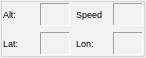
<ui version="4.0" >
 <class>NodeinfoWidget</class>
 <widget class="QWidget" name="NodeinfoWidget" >
  <property name="geometry" >
   <rect>
    <x>0</x>
    <y>0</y>
    <width>146</width>
    <height>58</height>
   </rect>
  </property>
  <property name="sizePolicy" >
   <sizepolicy vsizetype="MinimumExpanding" hsizetype="MinimumExpanding" >
    <horstretch>0</horstretch>
    <verstretch>0</verstretch>
   </sizepolicy>
  </property>
  <property name="palette" >
   <palette>
    <active>
     <colorrole role="Base" >
      <brush brushstyle="SolidPattern" >
       <color alpha="0" >
        <red>255</red>
        <green>255</green>
        <blue>255</blue>
       </color>
      </brush>
     </colorrole>
     <colorrole role="Window" >
      <brush brushstyle="SolidPattern" >
       <color alpha="200" >
        <red>224</red>
        <green>223</green>
        <blue>222</blue>
       </color>
      </brush>
     </colorrole>
    </active>
    <inactive>
     <colorrole role="Base" >
      <brush brushstyle="SolidPattern" >
       <color alpha="0" >
        <red>255</red>
        <green>255</green>
        <blue>255</blue>
       </color>
      </brush>
     </colorrole>
     <colorrole role="Window" >
      <brush brushstyle="SolidPattern" >
       <color alpha="100" >
        <red>224</red>
        <green>223</green>
        <blue>222</blue>
       </color>
      </brush>
     </colorrole>
    </inactive>
    <disabled>
     <colorrole role="Base" >
      <brush brushstyle="SolidPattern" >
       <color alpha="100" >
        <red>224</red>
        <green>223</green>
        <blue>222</blue>
       </color>
      </brush>
     </colorrole>
     <colorrole role="Window" >
      <brush brushstyle="SolidPattern" >
       <color alpha="100" >
        <red>224</red>
        <green>223</green>
        <blue>222</blue>
       </color>
      </brush>
     </colorrole>
    </disabled>
   </palette>
  </property>
  <property name="windowTitle" >
   <string>Form</string>
  </property>
  <layout class="QGridLayout" name="gridLayout_3" >
   <property name="margin" >
    <number>1</number>
   </property>
   <item row="0" column="0" >
    <widget class="QFrame" name="frame" >
     <property name="frameShape" >
      <enum>QFrame::StyledPanel</enum>
     </property>
     <property name="frameShadow" >
      <enum>QFrame::Raised</enum>
     </property>
     <layout class="QGridLayout" name="gridLayout_2" >
      <property name="margin" >
       <number>1</number>
      </property>
      <item row="0" column="0" >
       <layout class="QGridLayout" name="gridLayout" >
        <item row="0" column="0" >
         <widget class="QLabel" name="label_4" >
          <property name="font" >
           <font>
            <pointsize>7</pointsize>
           </font>
          </property>
          <property name="text" >
           <string>Alt:</string>
          </property>
         </widget>
        </item>
        <item row="0" column="1" >
         <widget class="QLabel" name="lBalt" >
          <property name="font" >
           <font>
            <pointsize>7</pointsize>
           </font>
          </property>
          <property name="frameShape" >
           <enum>QFrame::Panel</enum>
          </property>
          <property name="frameShadow" >
           <enum>QFrame::Sunken</enum>
          </property>
         </widget>
        </item>
        <item row="0" column="2" >
         <widget class="QLabel" name="label_3" >
          <property name="font" >
           <font>
            <pointsize>7</pointsize>
           </font>
          </property>
          <property name="text" >
           <string>Speed</string>
          </property>
         </widget>
        </item>
        <item row="0" column="3" >
         <widget class="QLabel" name="lBspeed" >
          <property name="font" >
           <font>
            <pointsize>7</pointsize>
           </font>
          </property>
          <property name="frameShape" >
           <enum>QFrame::Panel</enum>
          </property>
          <property name="frameShadow" >
           <enum>QFrame::Sunken</enum>
          </property>
         </widget>
        </item>
        <item row="1" column="0" >
         <widget class="QLabel" name="label_6" >
          <property name="font" >
           <font>
            <pointsize>7</pointsize>
           </font>
          </property>
          <property name="text" >
           <string>Lat:</string>
          </property>
         </widget>
        </item>
        <item row="1" column="1" >
         <widget class="QLabel" name="lBlat" >
          <property name="font" >
           <font>
            <pointsize>7</pointsize>
           </font>
          </property>
          <property name="frameShape" >
           <enum>QFrame::Panel</enum>
          </property>
          <property name="frameShadow" >
           <enum>QFrame::Sunken</enum>
          </property>
         </widget>
        </item>
        <item row="1" column="2" >
         <widget class="QLabel" name="label_5" >
          <property name="font" >
           <font>
            <pointsize>7</pointsize>
           </font>
          </property>
          <property name="text" >
           <string>Lon:</string>
          </property>
         </widget>
        </item>
        <item row="1" column="3" >
         <widget class="QLabel" name="lBlon" >
          <property name="font" >
           <font>
            <pointsize>7</pointsize>
           </font>
          </property>
          <property name="frameShape" >
           <enum>QFrame::Panel</enum>
          </property>
          <property name="frameShadow" >
           <enum>QFrame::Sunken</enum>
          </property>
         </widget>
        </item>
       </layout>
      </item>
     </layout>
    </widget>
   </item>
  </layout>
 </widget>
 <resources>
  <include location="resources.qrc" />
 </resources>
 <connections/>
</ui>
